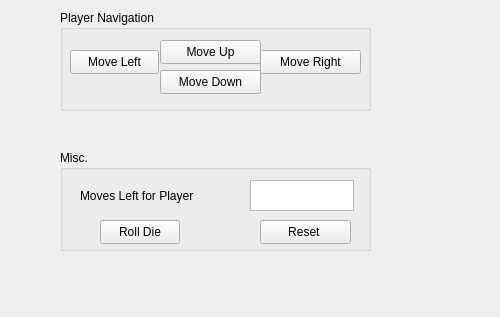
<?xml version="1.0" encoding="UTF-8"?>
<ui version="4.0">
 <class>BoardMenu</class>
 <widget class="QWidget" name="BoardMenu">
  <property name="geometry">
   <rect>
    <x>0</x>
    <y>0</y>
    <width>500</width>
    <height>317</height>
   </rect>
  </property>
  <property name="windowTitle">
   <string>Form</string>
  </property>
  <widget class="QGroupBox" name="navigation_group">
   <property name="geometry">
    <rect>
     <x>60</x>
     <y>10</y>
     <width>311</width>
     <height>101</height>
    </rect>
   </property>
   <property name="title">
    <string>Player Navigation</string>
   </property>
   <widget class="QPushButton" name="up_button">
    <property name="geometry">
     <rect>
      <x>100</x>
      <y>30</y>
      <width>101</width>
      <height>24</height>
     </rect>
    </property>
    <property name="text">
     <string>Move Up</string>
    </property>
   </widget>
   <widget class="QPushButton" name="down_button">
    <property name="geometry">
     <rect>
      <x>100</x>
      <y>60</y>
      <width>101</width>
      <height>24</height>
     </rect>
    </property>
    <property name="text">
     <string>Move Down</string>
    </property>
   </widget>
   <widget class="QPushButton" name="left_button">
    <property name="geometry">
     <rect>
      <x>10</x>
      <y>40</y>
      <width>89</width>
      <height>24</height>
     </rect>
    </property>
    <property name="text">
     <string>Move Left</string>
    </property>
   </widget>
   <widget class="QPushButton" name="right_button">
    <property name="geometry">
     <rect>
      <x>200</x>
      <y>40</y>
      <width>101</width>
      <height>24</height>
     </rect>
    </property>
    <property name="text">
     <string>Move Right</string>
    </property>
   </widget>
  </widget>
  <widget class="QGroupBox" name="misc_group">
   <property name="geometry">
    <rect>
     <x>60</x>
     <y>150</y>
     <width>311</width>
     <height>101</height>
    </rect>
   </property>
   <property name="title">
    <string>Misc.</string>
   </property>
   <widget class="QPushButton" name="reset_button">
    <property name="geometry">
     <rect>
      <x>200</x>
      <y>70</y>
      <width>91</width>
      <height>24</height>
     </rect>
    </property>
    <property name="text">
     <string>Reset </string>
    </property>
   </widget>
   <widget class="QPlainTextEdit" name="dice_field">
    <property name="geometry">
     <rect>
      <x>190</x>
      <y>30</y>
      <width>104</width>
      <height>31</height>
     </rect>
    </property>
   </widget>
   <widget class="QLabel" name="dice_label">
    <property name="geometry">
     <rect>
      <x>20</x>
      <y>35</y>
      <width>161</width>
      <height>21</height>
     </rect>
    </property>
    <property name="text">
     <string>Moves Left for Player</string>
    </property>
   </widget>
   <widget class="QPushButton" name="roll_die_button">
    <property name="geometry">
     <rect>
      <x>40</x>
      <y>70</y>
      <width>80</width>
      <height>24</height>
     </rect>
    </property>
    <property name="text">
     <string>Roll Die</string>
    </property>
   </widget>
  </widget>
 </widget>
 <resources/>
 <connections/>
</ui>
